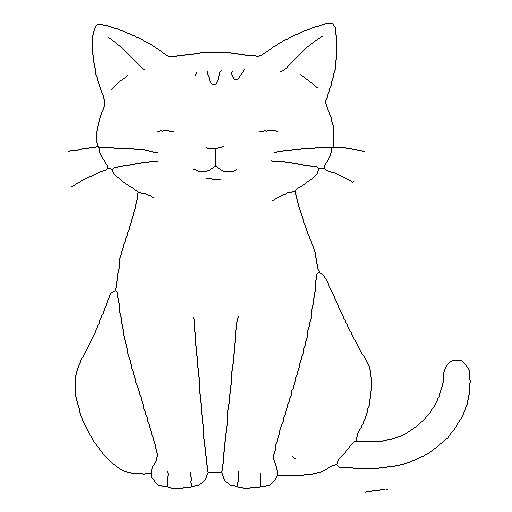
#> input picture final/skeleton/input_image_fake2.png, 512 x 512 px, found by its file name
$ python stroke_arm.py
#> lines starting #> are read from the running program, lines starting #| are printed output that depends on the picture; after the words box and inside, x2 and y2 are one past the last pixel; in counts of white or black regions, pixels touching at a corner belong together
import cv2
import numpy as np

# Read the already skeletonized image
image_path = r"D:\CIARA\results\pretrained\test_200\examples\temp_output\input_image_fake2.png"
img = cv2.imread(image_path)
#> img is the input picture: shape (512, 512, 3); 98.8% white; black in thin lines or dots, all inside (x1, y1, x2, y2) = (68, 23, 471, 493)
gray = cv2.cvtColor(img, cv2.COLOR_BGR2GRAY)

# Ensure image is binary (pure black & white)
_, binary = cv2.threshold(gray, 127, 255, cv2.THRESH_BINARY)

# Invert if needed (if background is white)
if np.sum(binary == 255) > np.sum(binary == 0):
    binary = cv2.bitwise_not(binary)

# Extract contours from the processed binary image
contours, _ = cv2.findContours(binary, cv2.RETR_EXTERNAL, cv2.CHAIN_APPROX_SIMPLE)
#> contours = 3 contours, 2 with area under 20; largest, box (x1, y1, x2, y2) and area: (68, 23, 471, 489) 106104

# Create blank canvases
reconstructed = np.ones_like(img) * 255
waypoint_image = np.ones_like(img) * 255

# Define HSV color transition settings
num_strokes = 30  # Estimated total strokes
hue_shift_per_stroke = 120 // num_strokes  # Fast transition from Red → Blue
hue_value = 0  # Start with Red (HSV = 0)

waypoints = []  # Store waypoint coordinates

first_stroke = True
last_point = None  # Track last point for final red dot

for contour in contours:
    if len(contour) < 2:
        continue  # Skip small contours

    # Approximate contour to reduce noise
    contour = cv2.approxPolyDP(contour, epsilon=0.9, closed=False)

    # Compute mean distance between consecutive points
    distances = [
        np.linalg.norm(contour[i][0] - contour[i + 1][0])
        for i in range(len(contour) - 1)
    ]
    mean_dist = np.mean(distances) if distances else 0
    gap_threshold = mean_dist * 4  # Threshold for new stroke

    # Convert HSV to BGR
    hsv_color = np.array([hue_value, 255, 255])
    color = cv2.cvtColor(np.uint8([[hsv_color]]), cv2.COLOR_HSV2BGR)[0][0].tolist()

    prev_x, prev_y = contour[0][0]

    if first_stroke:
        # Mark the start of the FIRST stroke with a black dot
        cv2.circle(reconstructed, (prev_x, prev_y), 3, (0, 0, 0), -1)
        waypoints.append((prev_x, prev_y))  # Store first waypoint
        first_stroke = False

    for i in range(1, len(contour)):
        x, y = contour[i][0]
        dist = np.linalg.norm([x - prev_x, y - prev_y])

        # If distance exceeds threshold, start a new stroke
        if dist > gap_threshold:
            hue_value = min(hue_value + hue_shift_per_stroke, 120)  # Increase hue towards blue
            hsv_color = np.array([hue_value, 255, 255])
            color = cv2.cvtColor(np.uint8([[hsv_color]]), cv2.COLOR_HSV2BGR)[0][0].tolist()

        # Draw line segment
        cv2.line(reconstructed, (prev_x, prev_y), (x, y), color, 1)

        # Mark waypoints along the stroke path
        cv2.circle(waypoint_image, (x, y), 1, (0, 0, 255), -1)
        waypoints.append((x, y))  # Store waypoints

        prev_x, prev_y = x, y  # Update previous point
        last_point = (x, y)  # Track last point for final red dot
#> this loop made 3 passes
#> (contour, distances, mean_dist, gap_threshold, first_stroke) on pass 1: ([[386, 489], [387, 489]], [1], 1, 4, False)
#> (contour, distances, mean_dist, gap_threshold) on pass 2: ([[380, 489], [365, 492], [384, 489]], [15.3, 19.24], 17.27, 69.06)
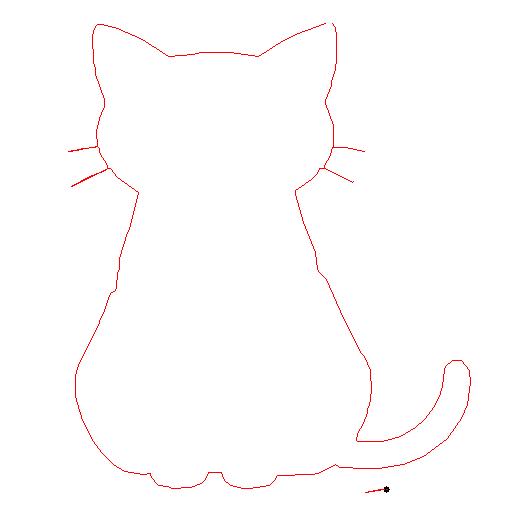
#> reconstructed: shape (512, 512, 3); mean of channels 0, 1, 2 253.2, 253.2, 255; drawn as B, G, R
#> after the loop, first_stroke = False; waypoints = 149 pairs, first value 68 to 470, second value 23 to 492

# Mark the END of the LAST stroke with a red dot
if last_point:
    cv2.circle(reconstructed, last_point, 3, (0, 0, 255), -1)
#> reconstructed: shape (512, 512, 3); 0.01% of pixels changed, all inside (x1, y1, x2, y2) = (329, 20, 336, 27)
    waypoints.append(last_point)  # Store last waypoint

# Normalize and Resize Waypoints to 18cm x 18cm
waypoints = np.array(waypoints, dtype=np.float32)
#> waypoints = 150 pairs, first value 68 to 470, second value 23 to 492
min_x, min_y = waypoints.min(axis=0)
#> min_x = 68; min_y = 23
max_x, max_y = waypoints.max(axis=0)
#> max_x = 470; max_y = 492

scale_x = 0.15 / (max_x - min_x)  # Scaling factor to fit in 18cm
#> scale_x = 0.000373
scale_y = 0.15 / (max_y - min_y)
#> scale_y = 0.00032

waypoints[:, 0] = (waypoints[:, 0] - min_x) * scale_x
waypoints[:, 1] = (waypoints[:, 1] - min_y) * scale_y

# Apply X-offset of -0.08 and Y-offset of 0.13
waypoints[:, 0] += -0.08  # Shift X-coordinates left
waypoints[:, 1] += 0.14   # Shift Y-coordinates up

# Add fixed values for Z, Roll, Pitch, and Yaw
z_value = 0.06
roll, pitch, yaw = 0, 0, -45

waypoints_extended = np.column_stack((waypoints, np.full((waypoints.shape[0], 1), z_value),
                                      np.full((waypoints.shape[0], 1), roll),
                                      np.full((waypoints.shape[0], 1), pitch),
                                      np.full((waypoints.shape[0], 1), yaw)))
#> waypoints_extended = 150 rows, first 6: [0.0387, 0.289, 0.06, 0, 0, -45], [0.039, 0.289, 0.06, 0, 0, -45], [0.0308, 0.29, 0.06, 0, 0, -45], [0.0379, 0.289, 0.06, 0, 0, -45], [0.0047, 0.144, 0.06, 0, 0, -45], [0.000224, 0.145, 0.06, 0, 0, -45]

# Save waypoints as CSV at "D:\ras_sh\stroke"
csv_path = r"D:\CIARA\1csv_transfer\CSV\vs_code\waypoints.csv"
np.savetxt(csv_path, waypoints_extended, delimiter=",", comments="", fmt="%.6f")

# Show images
cv2.imshow('Waypoints Detected', waypoint_image)
cv2.imshow('Reconstructed Drawing', reconstructed)

# Save results
cv2.imwrite(r"D:\CIARA\1csv_transfer\CSV\vs_code\waypoints_detected.jpg", waypoint_image)
cv2.imwrite(r"D:\CIARA\1csv_transfer\CSV\vs_code\reconstructed_drawing.jpg", reconstructed)

cv2.waitKey(0)
cv2.destroyAllWindows()

print(f"Waypoints saved to {csv_path}")
